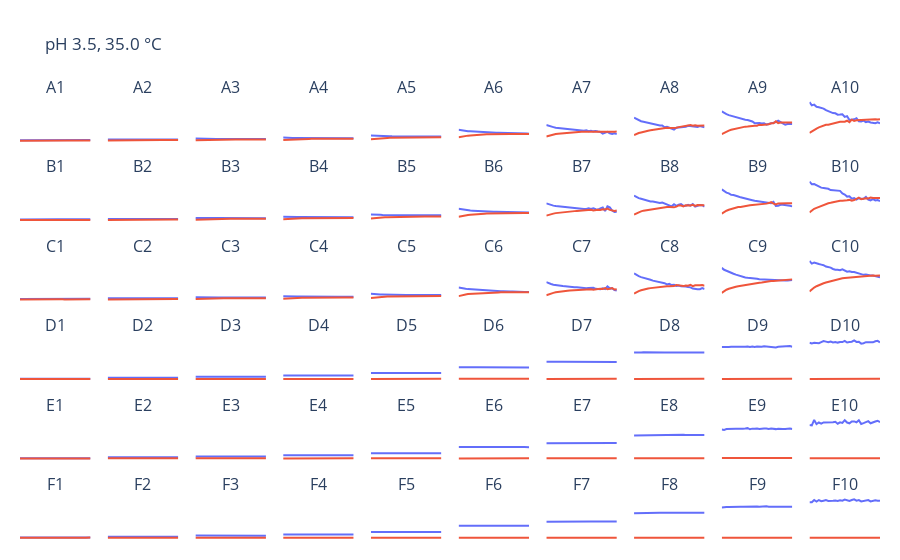

The cell this chart's notebook holds for it:
### Markdown cell above
### Visualize plate data

### Code cell
plate.visualize(zoom=False)
